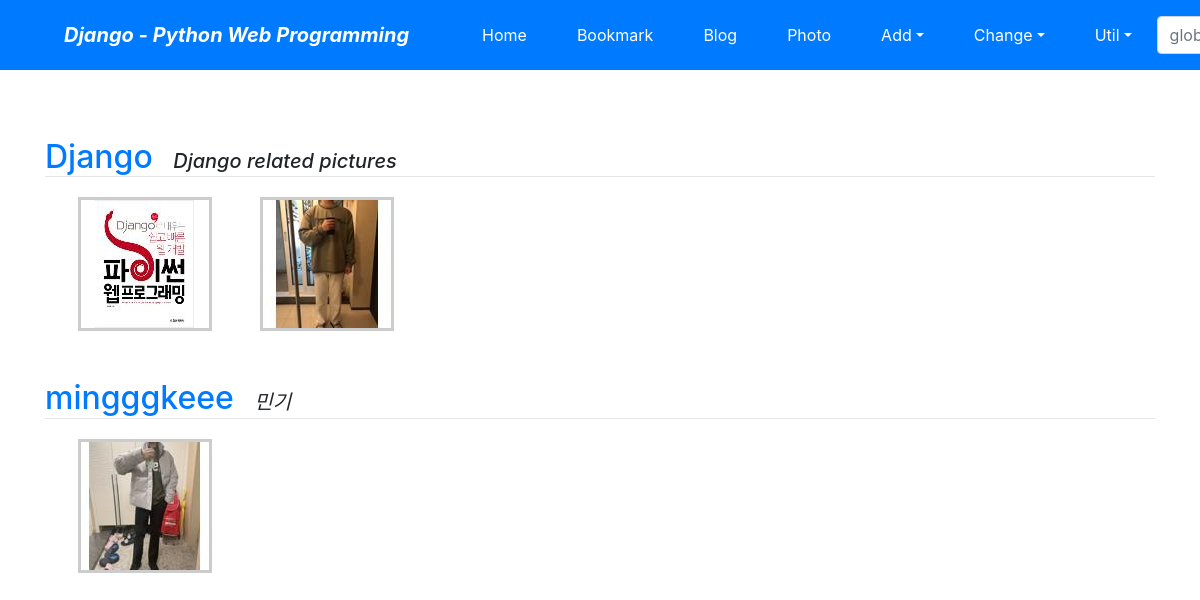
The app's page /photo/, older data.
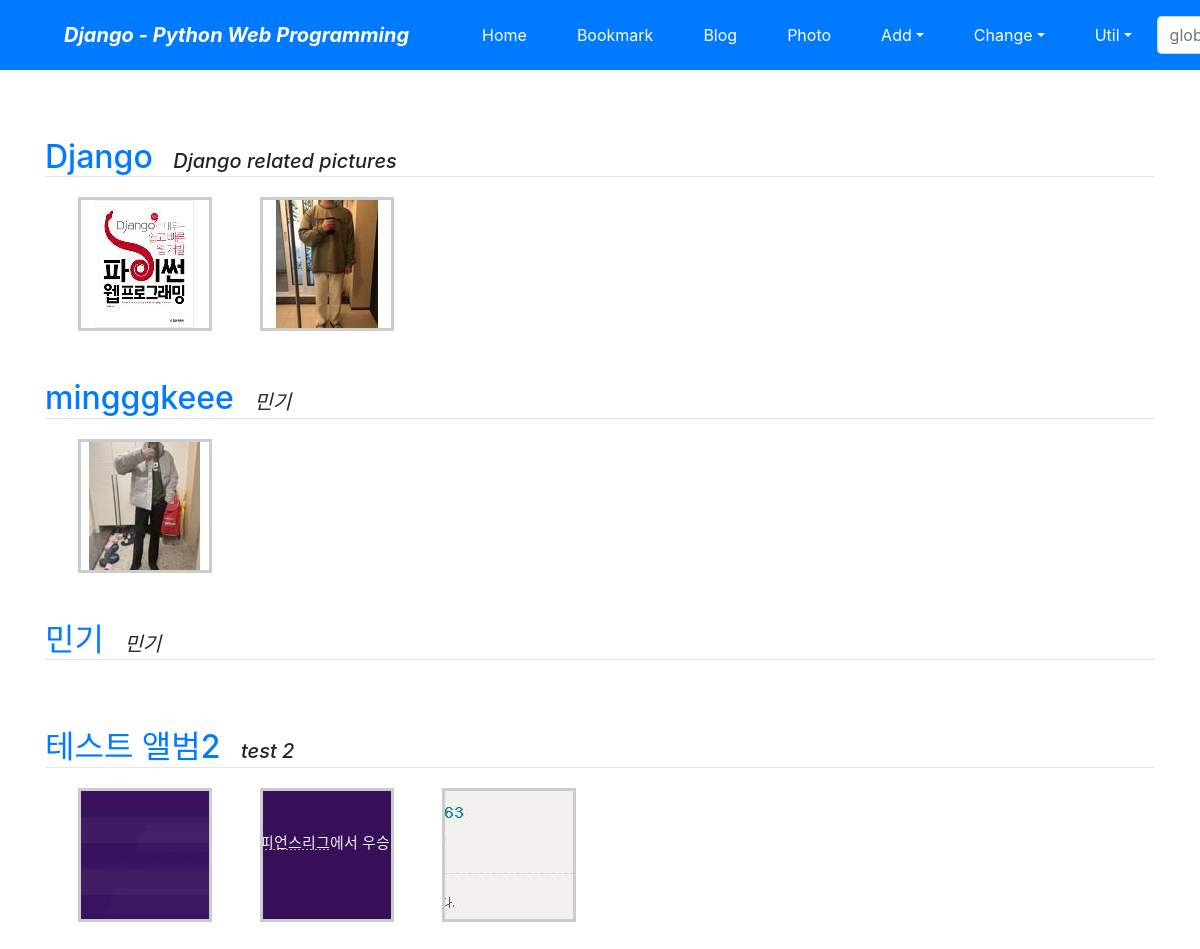
The same page, newer data.
### photo/models.py (models this page shows, shortened)
class Album(models.Model):
    name = models.CharField(max_length=30)
    description = models.CharField('One Line Description', max_length=100, blank=True)
    owner = models.ForeignKey('auth.User', on_delete=models.CASCADE, blank=True, null=True, verbose_name="OWNER")
    class Meta:
        ordering = ('name',)

class Photo(models.Model):
    album = models.ForeignKey(Album, on_delete=models.CASCADE)
    title = models.CharField('TITLE', max_length=30)
    description = models.TextField('Photo Description', blank=True)
    image = ThumbnailImageField(upload_to='photo/%Y/%m')
    upload_dt = models.DateTimeField('Upload Date', auto_now_add=True)
    owner = models.ForeignKey('auth.User', on_delete=models.CASCADE, blank=True, null=True, verbose_name="OWNER")
    class Meta:
        ordering = ('title',)
    def get_absolute_url(self):
        return reverse('photo:photo_detail', args=(self.id,))

### photo/fields.py (called while the page is built)
    def _add_thumb(self, s):
        parts = s.split('.')
        parts.insert(-1, 'thumb')
        if parts[-1].lower() not in ['jpeg', 'jpg']:
            parts[-1] = 'jpg'
        return '.'.join(parts)

    @property
    def thumb_url(self):
        return self._add_thumb(self.url)

### photo/templates/photo/album_list.html (shortened to what this page needs)
{% extends "base.html" %}
{% block content %}
    {% for item in object_list %}
    <div class="mt-5">
        <a class="h2" href="{% url 'photo:album_detail' item.id %}">
            {{ item.name }}</a>&emsp;
        <span class="font-italic h5">{{ item.description }}</span>
    </div>
    <hr style="margin: 0 0 20px 0;">
    <div class="row">
        {% for photo in item.photo_set.all|slice:":5" %}
        <div class="ml-5">
            <div class="thumbnail">
                <a href="{{ photo.get_absolute_url }}">
                    <img src="{{ photo.image.thumb_url }}" style="width: 100%;">
                </a>
            </div>
        </div>
        {% endfor %}
    </div>
    {% endfor %}
{% endblock %}

Row changes from the older to the newer data that the page shows:
added Album: name "민기", description "민기"
added Album: name "테스트 앨범2", description "test 2"
added Photo: shows a picture, shown under "테스트 앨범2"
added Photo: shows a picture, shown under "테스트 앨범2"
added Photo: shows a picture, shown under "테스트 앨범2"
